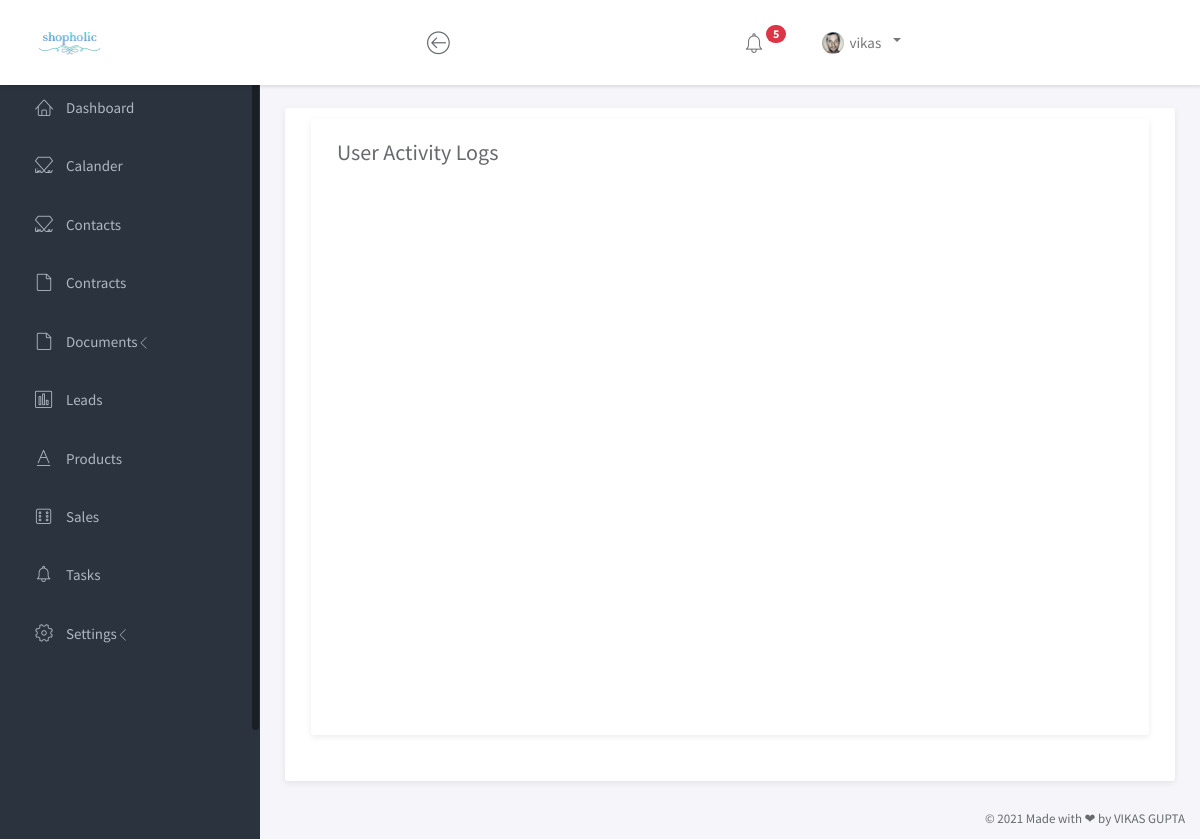
/logs (signed in), run on an earlier commit of the app's database.
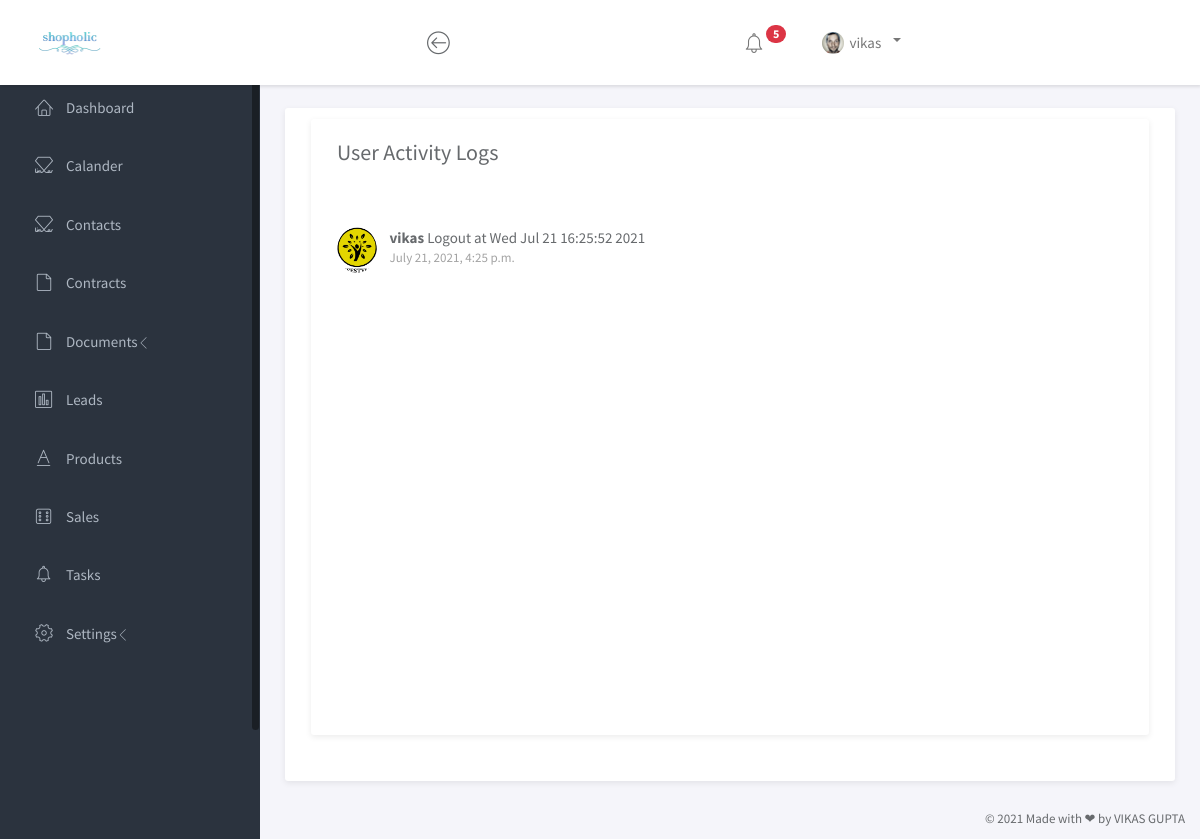
And on a later commit of the database.
### shopping/models.py (models this page shows, shortened)
class Logs(models.Model):
    userid = models.ForeignKey(User, on_delete=DO_NOTHING,)
    description = models.TextField(max_length=500)
    created_at = models.DateTimeField(auto_now_add=True)
    profile_id = models.ForeignKey(Profile, on_delete=models.DO_NOTHING, null=True)

class Profile(models.Model):
    userid = models.ForeignKey(User, on_delete=models.CASCADE)
    user_image = models.ImageField(upload_to='images/profile', blank=True, null=True)
    first_name = models.CharField(max_length=200, null=True, blank=True)
    last_name = models.CharField(max_length=200, null=True, blank=True)
    user_email = models.EmailField(null=True, blank=True)
    user_phone = models.BigIntegerField(null=True, blank=True)
    dob = models.DateField(null=True, blank=True)
    gender = models.CharField(max_length=200, null=True, blank=True)
    points = models.BigIntegerField(null=True, blank=True)
    facebook = models.TextField(max_length=500, null=True, blank=True)
    instagram = models.TextField(max_length=500, null=True, blank=True)
    linkedin = models.TextField(max_length=500, null=True, blank=True)
    github = models.TextField(max_length=500, null=True, blank=True)
    about = models.TextField(max_length=1000, null=True, blank=True)
    project = models.CharField(max_length=200 ,default=False, blank=True)
    address = models.TextField(max_length=500, null=True, blank=True)
    id_proof = models.FileField(upload_to='images/profile/ids', blank=True, null=True)
    designation = models.CharField(max_length=200, null=True, blank=True)
    working_from = models.TimeField(null=True, blank=True)
    working_to = models.TimeField(null=True, blank=True)
    updated_at = models.DateTimeField(auto_now=True)

### shopping/views.py (the view)
# urls.py: path('logs', views.logs, name="logs"),
@login_required(login_url='login')
def logs(request):
    context = {}
    context["logsdata"] = Logs.objects.all().order_by('-id')
    return render(request, "User/logs/logs.html", context)

### shopping/templates/User/logs/logs.html
{% load static %}
{% include 'User/head.html' %}
<div class="main">
    <div class="main-content">
        <div class="container-fluid">
            <div class="panel panel-headline">
                <div class="panel-body">
					{% if perms.shopping.view_logs %}
					<div class="row">
						<div class="col-md-12">
							<div class="panel" style="height: 77vh; overflow-y: scroll;">
								<div class="panel-heading">
									<h3 class="panel-title">User Activity Logs</h3>
								</div>
								<div class="panel-body">
									<ul class="list-unstyled activity-list">
										{% for log in logsdata %}
										<li>
											<img src="media/{{ log.profile_id.user_image }}" alt="Avatar" class="img-circle pull-left avatar ">
											<p><b>{{ log.userid }}</b> {{ log.description }} <span class="timestamp">{{ log.created_at }}</span></p>
										</li>
										{% endfor %}
									</ul>
								</div>
							</div>
						</div>
					</div>
					{% else %}
                    <p class="text-center text-danger">You don't have permission to visit this page</p>
                    {% endif %}
                </div>
            </div>
        </div>
    </div>
</div>
                    {% include 'User/foot2.html' %}

### shopping/templates/User/head.html (shortened to what this page needs)
{% load static %}
{% include 'header.html' %}
<!doctype html>
<html lang="en">
<head>
	<link rel="stylesheet" href="{% static 'calander/css/evo-calendar.css' %}">
	<link rel="stylesheet" href="{% static 'calander/css/evo-calendar.midnight-blue.css' %}">
	<link rel="stylesheet" href="{% static 'vendor/bootstrap/css/bootstrap.min.css' %}">
	<link rel="stylesheet" href="{% static 'vendor/font-awesome/css/font-awesome.min.css' %}">
	<link rel="stylesheet" href="{% static 'vendor/linearicons/style.css' %}">
	<link rel="stylesheet" href="{% static 'vendor/chartist/css/chartist-custom.css' %}">
	<link rel="stylesheet" href="{% static 'css/main.css' %}">
	<link rel="stylesheet" type="text/css" href="https://cdn.datatables.net/1.10.24/css/jquery.dataTables.css">
</head>
<body>
	<div id="wrapper">
		<nav class="navbar navbar-default navbar-expand-lg navbar-fixed-top">
			<div class="brand">
				<a href="home"><img src="{% static 'images/img/mylogo.png' %}" width="70" alt="shopholic Logo" class="img-responsive logo"></a>
			</div>
			<div class="container-fluid">
				<div class="navbar-btn">
					<button type="button" class="btn-toggle-fullwidth"><i class="lnr lnr-arrow-left-circle"></i></button>
				</div>
				<div id="navbar-menu">
					<ul class="nav navbar-nav navbar-right">
						<li class="dropdown">
							<a href="#" class="dropdown-toggle icon-menu" data-toggle="dropdown">
								<i class="lnr lnr-alarm"></i>
								<span class="badge bg-danger">5</span>
							</a>
						</li>
						<li class="dropdown">
							<a href="#" class="dropdown-toggle" data-toggle="dropdown"><img src="{% static 'images/img/user.png' %}" class="img-circle" alt="Avatar"> <span>{{ user.get_username }}</span>&ensp;</a>
						</li>
					</ul>
				</div>
			</div>
		</nav>
		<div id="sidebar-nav" class="sidebar">
			<div class="sidebar-scroll">
				<nav>
					<ul class="nav">
						<li><a href="home" class=""><i class="lnr lnr-home"></i> <span>Dashboard</span></a></li>
						<li><a href="calander" class=""><i class="lnr lnr-linearicons"></i> <span>Calander</span></a></li>
						<li><a href="contact" class=""><i class="lnr lnr-linearicons"></i> <span>Contacts</span></a></li>
						<li><a href="contracts" class=""><i class="lnr lnr-file-empty"></i> <span>Contracts</span></a></li>
						<li>
							<a href="#subPages2" data-toggle="collapse" class="collapsed"><i class="lnr lnr-file-empty"></i> <span>Documents</span> <i class="icon-submenu lnr lnr-chevron-left"></i></a>
						</li>
						<li><a href="lead" class=""><i class="lnr lnr-chart-bars"></i> <span>Leads</span></a></li>
						<li><a href="products" class=""><i class="lnr lnr-text-format"></i> <span>Products</span></a></li>
						<li><a href="sales" class=""><i class="lnr lnr-dice"></i> <span>Sales</span>&emsp;</a></li>
						<li><a href="tasks"><i class="lnr lnr-alarm"></i> <span>Tasks</span></a></li>
						<li>
							<a href="#subPages" data-toggle="collapse" class="collapsed"><i class="lnr lnr-cog"></i> <span>Settings</span> <i class="icon-submenu lnr lnr-chevron-left"></i></a>
						</li>
					</ul>
				</nav>
			</div>
		</div>

### shopping/templates/header.html (shortened to what this page needs)
<!doctype html>
<html lang="en">
  <head>
    <link rel="stylesheet" href="https://maxcdn.bootstrapcdn.com/bootstrap/4.0.0/css/bootstrap.min.css">
    {% load static %}
    <link rel="stylesheet" href="{% static 'css/main.css' %}">
  </head>
  <body>

### shopping/templates/User/foot2.html (shortened to what this page needs)
{% load static %}
		<footer>
			<div class="container-fluid">
				<p class="copyright">&copy; 2021 Made with &#x2764; by VIKAS GUPTA</p>
			</div>
		</footer>
	</div>
</body>
</html>

### shopping/static/calander/css/evo-calendar.css (style rules this page uses)
html, body { padding: 0; margin: 0; }
body { font-family: 'Source Sans Pro'; }

What changed in the data, as far as the page shows it:
added Logs: profile_id.user_image (picture), userid "vikas", description "Logout at Wed Jul 21 16:25:52 2021", created_at "July 21, 2021, 4:25 p.m."
